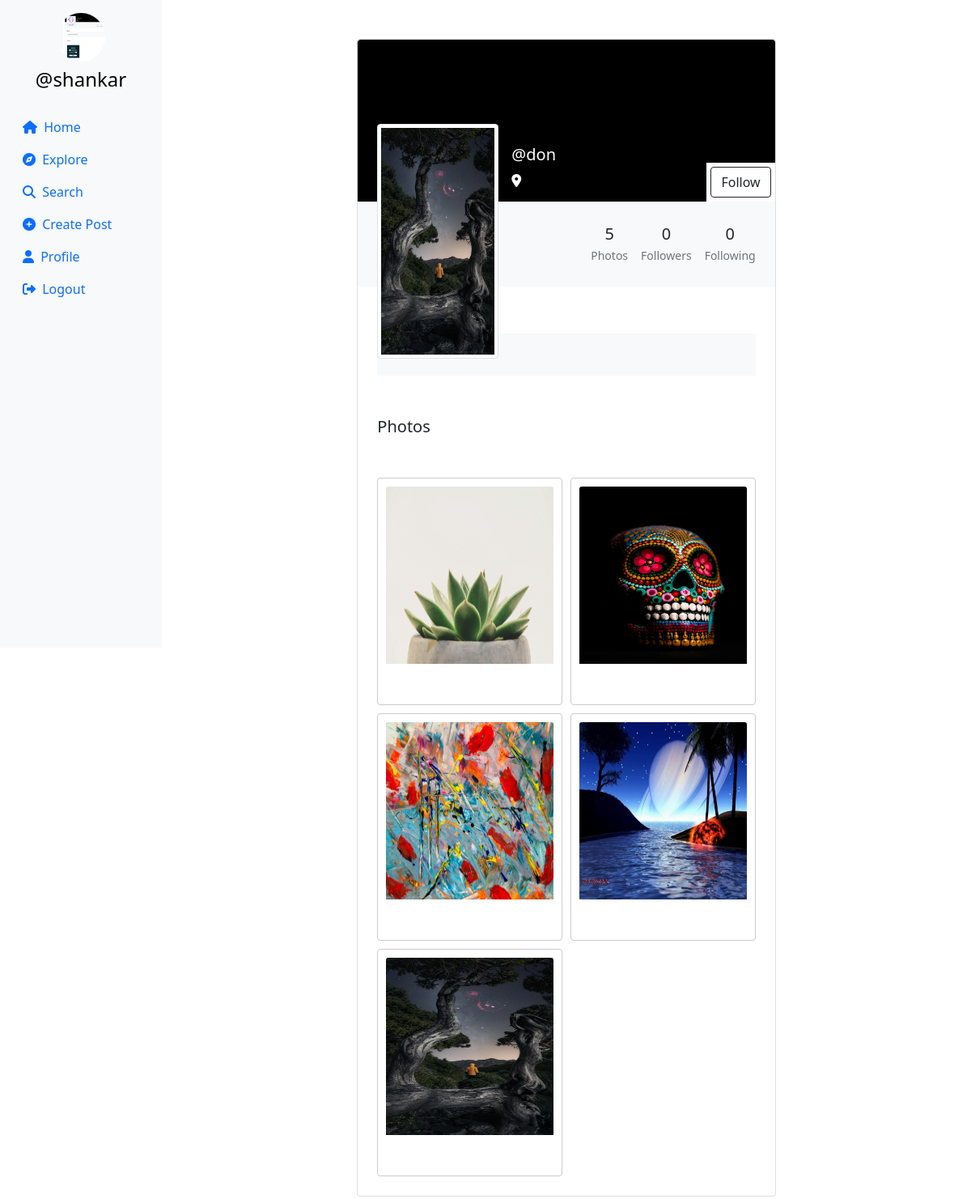
The app's page /profile/don (signed in) with its own data.
### userauth/models.py (models this page shows, shortened)
class Profile(models.Model):
    user = models.ForeignKey(User, on_delete=models.CASCADE)
    id_user = models.IntegerField(primary_key=True, default=0)
    bio = models.TextField(blank=True, default='')
    profileimg = models.ImageField(upload_to='profile_images', default='blank-profile-picture.png')
    location = models.CharField(max_length=100, blank=True, default='')

class Post(models.Model):
    id = models.UUIDField(primary_key=True, default=uuid.uuid4)
    user = models.CharField(max_length=100)
    image = models.ImageField(upload_to='post_images')
    caption = models.TextField()
    created_at = models.DateTimeField(default=datetime.now)
    no_of_likes = models.IntegerField(default=0)

### userauth/views.py (the view, shortened to what this page needs)
# urls.py: path('profile/<str:id_user>', views.profile),
@login_required(login_url='/loginn')
def profile(request,id_user):
    user_object = User.objects.get(username=id_user)
    print(user_object)
    profile = Profile.objects.get(user=request.user)
    user_profile = Profile.objects.get(user=user_object)
    user_posts = Post.objects.filter(user=id_user).order_by('-created_at')
    user_post_length = len(user_posts)
    follower = request.user.username
    user = id_user
    if Followers.objects.filter(follower=follower, user=user).first():
        follow_unfollow = 'Unfollow'
    else:
        follow_unfollow = 'Follow'
    user_followers = len(Followers.objects.filter(user=id_user))
    user_following = len(Followers.objects.filter(follower=id_user))
    context = {
        'user_object': user_object,
        'user_profile': user_profile,
        'user_posts': user_posts,
        'user_post_length': user_post_length,
        'profile': profile,
        'follow_unfollow':follow_unfollow,
        'user_followers': user_followers,
        'user_following': user_following,
    }
    return render(request, 'profile.html', context)

### templates/profile.html (shortened to what this page needs)
{% load static %}
<!DOCTYPE html>
<html lang="en">
<head>
    <link rel="stylesheet" href="https://maxcdn.bootstrapcdn.com/bootstrap/4.5.2/css/bootstrap.min.css">
    <link href="https://cdn.jsdelivr.net/npm/bootstrap@5.0.2/dist/css/bootstrap.min.css" rel="stylesheet"
>
    <link rel="stylesheet" href="{% static 'css/app.css' %}">
</head>
<body>
    {% load static %}
    <div class="container-fluid">
        <div class="row">
            <nav class="col-md-2 d-none d-md-block sidebar" style="position: fixed;">
                <div class="text-center mt-3">
                    <img src="{{profile.profileimg.url}}" alt="Profile Picture" class="profile-pic">
                    <h4 class="mt-2"><a href="/profile/{{user}}" style="text-decoration:none;">@{{user}}</a></h4>
                </div>
                <ul class="nav flex-column mt-4">
                    <li class="nav-item">
                        <a class="nav-link active" href="/">
                            <i class="fa-solid fa-house mr-1"></i> Home
                        </a>
                    </li>
                    <li class="nav-item">
                        <a class="nav-link" href="/explore">
                            <i class="fa-solid fa-compass mr-1"></i> Explore
                        </a>
                    </li>
                    <li class="nav-item">
                        <a class="nav-link" href="#" data-bs-toggle="modal" data-bs-target="#exampleModal3">
                            <i class="fa-solid fa-magnifying-glass mr-1"></i> Search
                        </a>
                    </li>
                    <li class="nav-item">
                        <a class="nav-link" href="#" data-bs-toggle="modal" data-bs-target="#exampleModal2"
                            data-bs-whatever="@getbootstrap">
                            <i class="fa-solid fa-circle-plus mr-1"></i> Create Post
                        </a>
                    </li>
                    <li class="nav-item">
                        <a class="nav-link" href="/profile/{{user}}">
                            <i class="fa-solid fa-user mr-1"></i> Profile
                        </a>
                    </li>
                    <li class="nav-item">
                        <a class="nav-link" href="/logoutt">
                            <i class="fa-solid fa-right-from-bracket mr-1"></i> Logout
                        </a>
                    </li>
                </ul>
            </nav>
            {% load static %}
            <main role="main" class="col-md-9 ml-sm-auto col-lg-10 px-md-4">
                <section class="gradient-custom-2">
                    <div class="container py-5">
                        <div class="row d-flex justify-content-center align-items-center h-100">
                            <div class="col col-lg-9 col-xl-7">
                                <div class="card">
                                    <div class="rounded-top text-white d-flex flex-row"
                                        style="background:black; height:200px;">
                                        <div class="ms-4  d-flex flex-column" style="width: 150px; margin-top:5rem;">
                                            <img src="{{user_profile.profileimg.url}}" alt="Generic placeholder image"
                                                class="img-fluid img-thumbnail mt-4 mb-2"
                                                style="width: 150px; z-index: 1">
                                        </div>
                                        <div class="ms-3" style="margin-top: 130px;">
                                            <h5>@{{user_profile.user}}</h5>
                                            <p><i class="fa-solid fa-location-dot"></i> {{user_profile.location}}</p>
                                        </div>
                                        <div style="margin-inline-start: auto; margin-top: auto;background:white;">
                                        <form action="/follow" method="POST">
                                            {% csrf_token %}  {% if user != user_profile.user %}
                                            <button type="submit" class="btn btn-outline-dark"
                                                data-mdb-ripple-color="dark" style="z-index: 1; margin: 5px;"
                                                data-bs-toggle="modal" data-bs-target="#exampleModal1"
                                                data-bs-whatever="@getbootstrap">
                                                {{follow_unfollow}}
                                            </button>
                                            {% endif %}
</form>
                                        </div>
                                    </div>
                                    <div class="p-4 text-black" style="background-color: #f8f9fa;">
                                        <div class="d-flex justify-content-end text-center py-1">
                                            <div>
                                                <p class="mb-1 h5">{{user_post_length}}</p>
                                                <p class="small text-muted mb-0">Photos</p>
                                            </div>
                                            <div class="px-3">
                                                <p class="mb-1 h5">{{user_followers}}</p>
                                                <p class="small text-muted mb-0">Followers</p>
                                            </div>
                                            <div>
                                                <p class="mb-1 h5">{{user_following}}</p>
                                                <p class="small text-muted mb-0">Following</p>
                                            </div>
                                        </div>
                                    </div>
                                    <div class="card-body p-4 text-black">
                                        <div class="mb-5">
                                            <p class="lead fw-normal mb-1">About</p>
                                            <div class="p-4" style="background-color: #f8f9fa;">
                                            </div>
                                        </div>
                                        <div class="mb-5">
                                            <p class="lead fw-normal mb-1">Photos</p>
                                        </div>
                                        <div class="image-grid">
                                            {% for pos in user_posts %}
                                            <div class="card image-item">
                                                <img src="{{pos.image.url}}" class="card-img-top" alt="..."
                                                    style="width: 219px;height: 219px;">
                                                <div class="card-body">
                                                </div>
                                            </div>
                                            {% endfor %}
                                        </div>
                                    </div>
                                </div>
                            </div>
                        </div>
                    </div>
                </section>
            </main>
        </div>
    </div>
</body>
</html>

### templates/search.html (shortened to what this page needs)
{% load static %}

### templates/profile_upload.html (shortened to what this page needs)
{% load static %}

### templates/edit_profile.html (shortened to what this page needs)
{% load static %}

### templates/profile.html (style rules this page uses)
.sidebar { background-color: #f8f9fa; height: 100vh; color: black; }
.profile-pic { width: 60px; height: 60px; border-radius: 50%; object-fit: cover; }
a { color: black; }
.image-grid { display: grid; grid-template-columns: repeat(auto-fill, minmax(200px, 1fr)); gap: 10px; }
.image-item { border: 1px solid #ccc; padding: 10px; }
.image-item img { max-width: 100%; height: auto; }

### records on screen
Profile: profileimg (picture)
Profile: profileimg (picture), user "don"
Post: image (picture)
Post: image (picture)
Post: image (picture)
Post: image (picture)
Post: image (picture)

### other values on screen
{{ user }} "shankar"
{{ follow_unfollow }} "Follow"
{{ user_post_length }} "5"
{{ user_followers }} "0"
{{ user_following }} "0"
